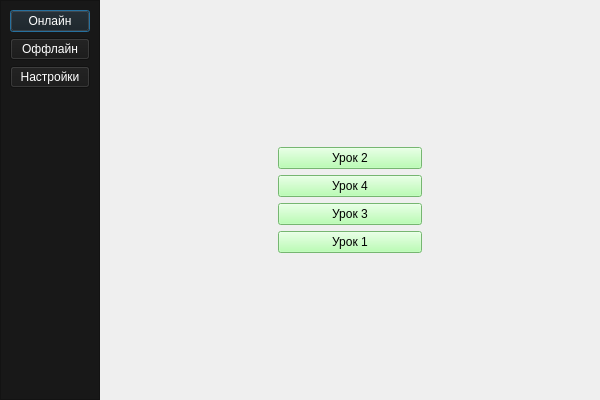
<?xml version="1.0" encoding="UTF-8"?>
<ui version="4.0">
 <class>Dialog</class>
 <widget class="QDialog" name="Dialog">
  <property name="geometry">
   <rect>
    <x>0</x>
    <y>0</y>
    <width>600</width>
    <height>400</height>
   </rect>
  </property>
  <property name="sizePolicy">
   <sizepolicy hsizetype="Expanding" vsizetype="Expanding">
    <horstretch>0</horstretch>
    <verstretch>0</verstretch>
   </sizepolicy>
  </property>
  <property name="windowTitle">
   <string>Комплекс</string>
  </property>
  <property name="styleSheet">
   <string notr="true"/>
  </property>
  <layout class="QHBoxLayout" name="horizontalLayout">
   <property name="leftMargin">
    <number>0</number>
   </property>
   <property name="topMargin">
    <number>0</number>
   </property>
   <property name="rightMargin">
    <number>0</number>
   </property>
   <property name="bottomMargin">
    <number>0</number>
   </property>
   <item>
    <widget class="QFrame" name="frame">
     <property name="enabled">
      <bool>true</bool>
     </property>
     <property name="styleSheet">
      <string notr="true">background-color: rgb(24, 24, 24)</string>
     </property>
     <property name="frameShape">
      <enum>QFrame::StyledPanel</enum>
     </property>
     <property name="frameShadow">
      <enum>QFrame::Raised</enum>
     </property>
     <layout class="QVBoxLayout" name="verticalLayout_2">
      <item>
       <widget class="QPushButton" name="btn_online_menu">
        <property name="styleSheet">
         <string notr="true">color: rgb(255, 255, 255);
font:16pt &quot;Consolas&quot;;
</string>
        </property>
        <property name="text">
         <string>Онлайн</string>
        </property>
       </widget>
      </item>
      <item>
       <widget class="QPushButton" name="btn_offline_menu">
        <property name="styleSheet">
         <string notr="true">color: rgb(255, 255, 255);
font:16pt &quot;Consolas&quot;;

</string>
        </property>
        <property name="text">
         <string>Оффлайн</string>
        </property>
       </widget>
      </item>
      <item>
       <widget class="QPushButton" name="btn_settings">
        <property name="enabled">
         <bool>true</bool>
        </property>
        <property name="sizePolicy">
         <sizepolicy hsizetype="Fixed" vsizetype="Preferred">
          <horstretch>10</horstretch>
          <verstretch>0</verstretch>
         </sizepolicy>
        </property>
        <property name="styleSheet">
         <string notr="true">color: rgb(255, 255, 255);
font:16pt &quot;Consolas&quot;;
</string>
        </property>
        <property name="text">
         <string>Настройки</string>
        </property>
       </widget>
      </item>
      <item>
       <spacer name="verticalSpacer_3">
        <property name="orientation">
         <enum>Qt::Vertical</enum>
        </property>
        <property name="sizeHint" stdset="0">
         <size>
          <width>20</width>
          <height>40</height>
         </size>
        </property>
       </spacer>
      </item>
     </layout>
    </widget>
   </item>
   <item>
    <spacer name="horizontalSpacer">
     <property name="orientation">
      <enum>Qt::Horizontal</enum>
     </property>
     <property name="sizeHint" stdset="0">
      <size>
       <width>40</width>
       <height>20</height>
      </size>
     </property>
    </spacer>
   </item>
   <item>
    <widget class="QWidget" name="widget" native="true">
     <property name="enabled">
      <bool>true</bool>
     </property>
     <property name="sizePolicy">
      <sizepolicy hsizetype="Expanding" vsizetype="Expanding">
       <horstretch>0</horstretch>
       <verstretch>0</verstretch>
      </sizepolicy>
     </property>
     <property name="styleSheet">
      <string notr="true"/>
     </property>
     <layout class="QVBoxLayout" name="verticalLayout">
      <item>
       <spacer name="verticalSpacer">
        <property name="orientation">
         <enum>Qt::Vertical</enum>
        </property>
        <property name="sizeHint" stdset="0">
         <size>
          <width>20</width>
          <height>40</height>
         </size>
        </property>
       </spacer>
      </item>
      <item>
       <widget class="QPushButton" name="btn_lesson_2">
        <property name="styleSheet">
         <string notr="true">background-color: rgb(165, 255, 158);
font: 75 14pt &quot;MS Shell Dlg 2&quot;;</string>
        </property>
        <property name="text">
         <string>Урок 2</string>
        </property>
       </widget>
      </item>
      <item>
       <widget class="QPushButton" name="btn_lesson_4">
        <property name="styleSheet">
         <string notr="true">background-color: rgb(165, 255, 158);
font: 75 14pt &quot;MS Shell Dlg 2&quot;;</string>
        </property>
        <property name="text">
         <string>Урок 4</string>
        </property>
       </widget>
      </item>
      <item>
       <widget class="QPushButton" name="btn_lesson_3">
        <property name="styleSheet">
         <string notr="true">background-color: rgb(165, 255, 158);
font: 75 14pt &quot;MS Shell Dlg 2&quot;;</string>
        </property>
        <property name="text">
         <string>Урок 3</string>
        </property>
       </widget>
      </item>
      <item>
       <widget class="QPushButton" name="btn_lesson">
        <property name="styleSheet">
         <string notr="true">background-color: rgb(165, 255, 158);
font: 75 14pt &quot;MS Shell Dlg 2&quot;;</string>
        </property>
        <property name="text">
         <string>Урок 1</string>
        </property>
       </widget>
      </item>
      <item>
       <spacer name="verticalSpacer_2">
        <property name="orientation">
         <enum>Qt::Vertical</enum>
        </property>
        <property name="sizeHint" stdset="0">
         <size>
          <width>20</width>
          <height>40</height>
         </size>
        </property>
       </spacer>
      </item>
     </layout>
    </widget>
   </item>
   <item>
    <spacer name="horizontalSpacer_2">
     <property name="orientation">
      <enum>Qt::Horizontal</enum>
     </property>
     <property name="sizeHint" stdset="0">
      <size>
       <width>40</width>
       <height>20</height>
      </size>
     </property>
    </spacer>
   </item>
   <item>
    <widget class="QFrame" name="frame_2">
     <property name="frameShape">
      <enum>QFrame::StyledPanel</enum>
     </property>
     <property name="frameShadow">
      <enum>QFrame::Raised</enum>
     </property>
    </widget>
   </item>
  </layout>
 </widget>
 <resources/>
 <connections/>
</ui>
